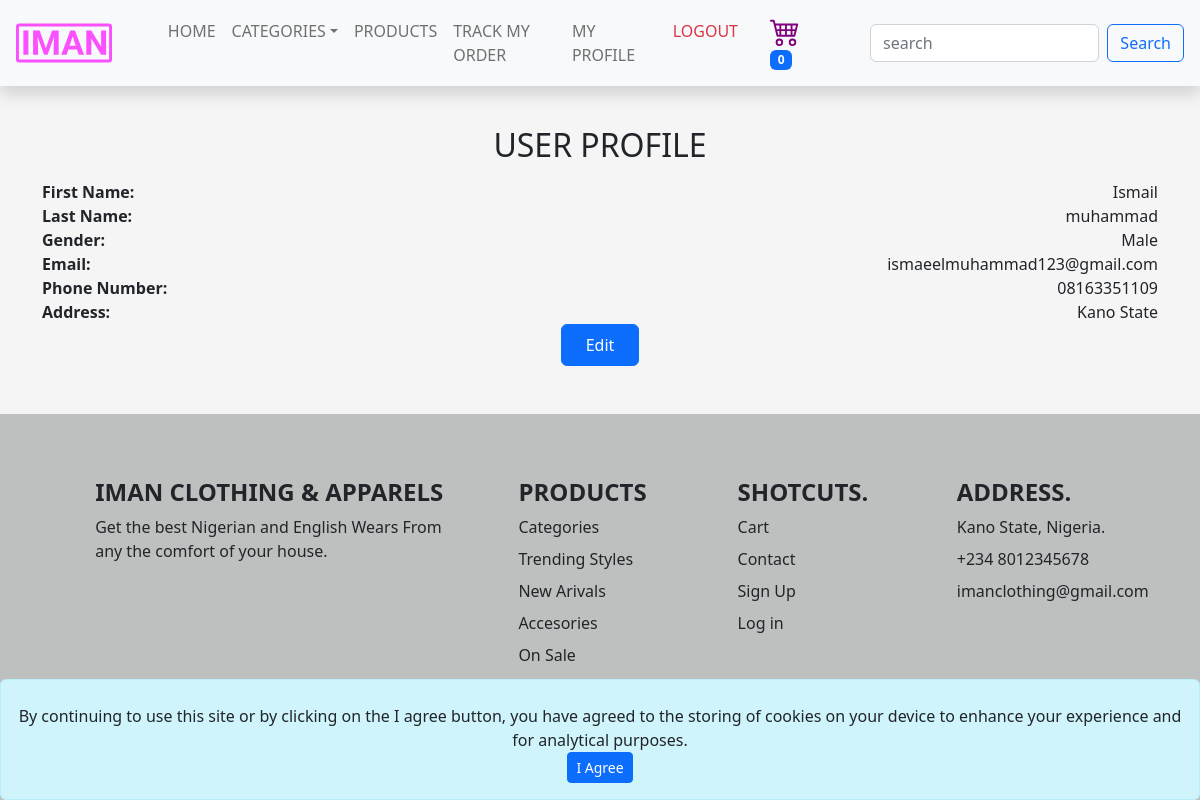
Page /account/profile (signed in) on the earlier database version.
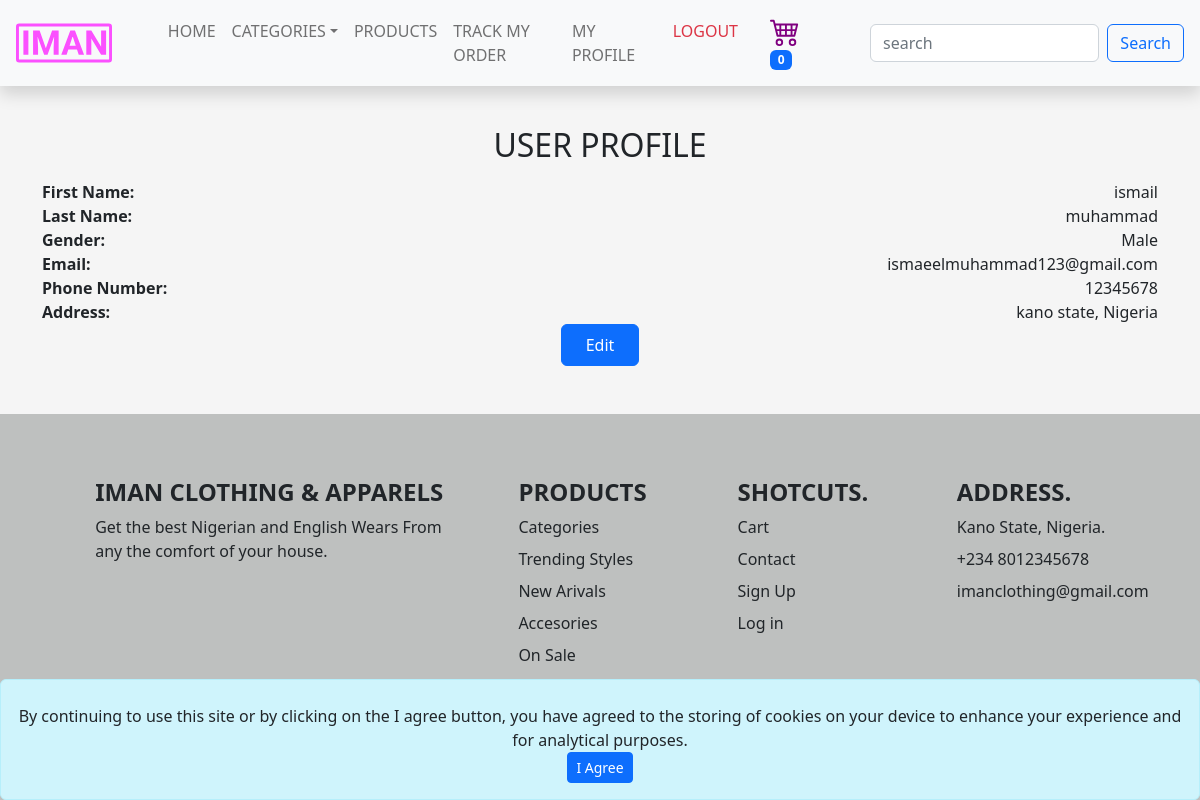
Same page on the later database version.
### user/models.py (models this page shows, shortened)
class User(AbstractBaseUser):
    GENDER_CHOICES = [
        ("M", "Male"),
        ("F", "Female"),
    ]
    objects = UserManager()
    email = models.EmailField(
        verbose_name="email address",
        max_length=255,
        unique=True,
    )
    is_active = models.BooleanField(default=True)
    staff = models.BooleanField(default=False)
    admin = models.BooleanField(default=False)
    first_name = models.CharField(max_length=200, blank=True, default="")
    last_name = models.CharField(max_length=200, blank=True, default="")
    mobile_number = models.CharField(max_length=20)
    gender = models.CharField(
        max_length=1, choices=GENDER_CHOICES, blank=True, default=""
    )
    address = models.TextField(blank=True, default="")
    added_at = models.DateTimeField(auto_now_add=True)
    is_seller = models.BooleanField(default=False)
    USERNAME_FIELD = "email"
    REQUIRED_FIELDS = []

### user/views.py (the view)
# urls.py: path("profile", UserDetails.as_view()),
@login_required
def profile(request):
    return render(request, "user/profile.html")

### base/cart_count_context.py (called while the page is built)
def get_cart_count(request):
    return {
        "cart_count": request.user.cart.count() if request.user.is_authenticated else Cart.objects.filter(
            device=request.COOKIES.get('device')).count() or '0'
    }

### base/categories_context.py (called while the page is built)
def get_categories(request):
    return {
        "menu_categories": Category.objects.all()
    }

### user/templates/user/profile.html (shortened to what this page needs)
{% extends 'base/base.html' %}
{% load static %}
{% block content %}
<div class="container my-5">
    <h1 style="padding-top: 30px;" class="h2 mb-3 text-center fw-small text-uppercase">user Profile</h1>
    <div class="row">
        <div class="col-6 text-start">
            <strong>First Name:</strong>
        </div>
        <div class="col-6 text-end">
            {{request.user.first_name}}
        </div>
    </div>
    <div class="row">
        <div class="col-6 text-start">
            <strong>Last Name:</strong>
        </div>
        <div class="col-6 text-end">
            {{request.user.last_name}}
        </div>
    </div>
    <div class="row">
        <div class="col-6 text-start">
            <strong>Gender:</strong>
        </div>
        <div class="col-6 text-end">
            {{request.user.get_gender_display}}
        </div>
    </div>
    <div class="row">
        <div class="col-6 text-start">
            <strong>Email:</strong>
        </div>
        <div class="col-6 text-end">
            {{request.user.email}}
        </div>
    </div>
    <div class="row">
        <div class="col-6 text-start">
            <strong>Phone Number:</strong>
        </div>
        <div class="col-6 text-end">
            {{request.user.mobile_number}}
        </div>
    </div>
    <div class="row">
        <div class="col-6 text-start">
            <strong>Address:</strong>
        </div>
        <div class="col-6 text-end">
            {{request.user.address}}
        </div>
    </div>
    <div class="text-center">
        <a href="{% url 'edit_profile' %}" class="btn btn-primary px-4 py-2">Edit</a>
    </div>
</div>
{%endblock%}

Differences in the rows shown:
changed User "muhammad": user.first_name "Ismail" → "ismail"; user.mobile_number "08163351109" → "12345678"; user.address "Kano State" → "kano state, Nigeria"
